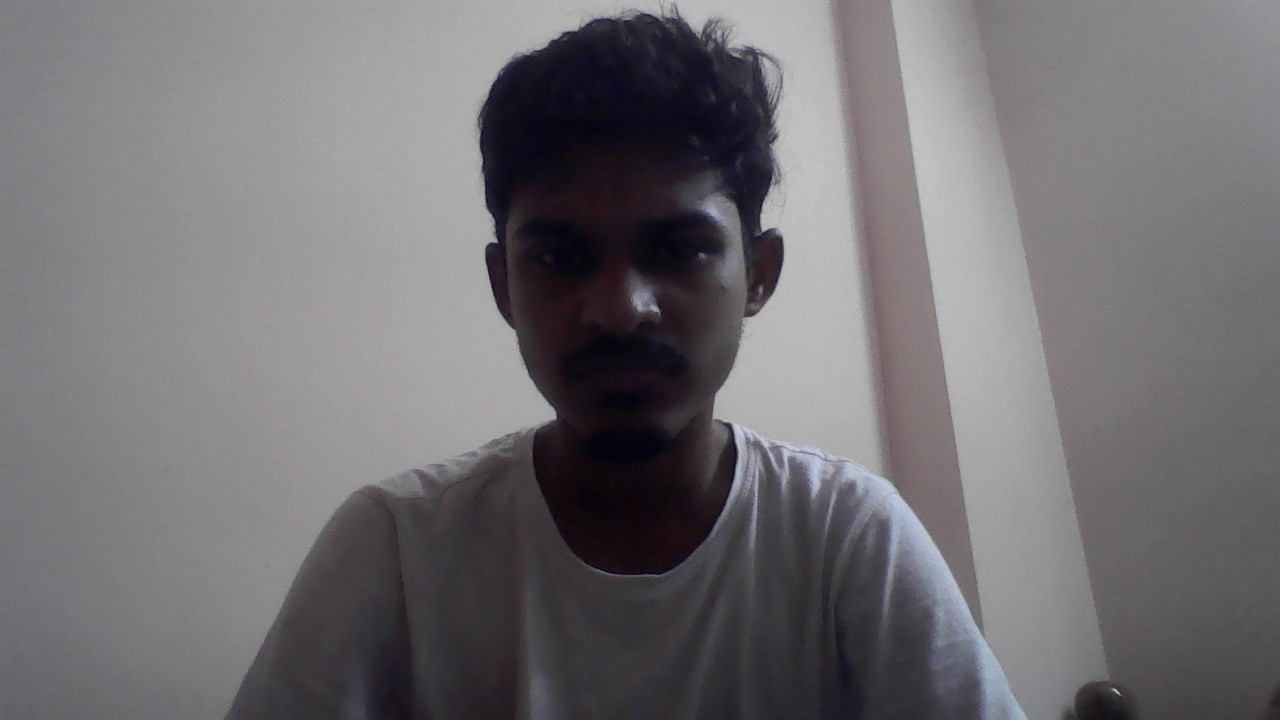
#> input picture arun.jpg, 1280 x 720 px
$ python testapp.py
#> lines starting #> are read from the running program, lines starting #| are printed output that depends on the picture; after the words box and inside, x2 and y2 are one past the last pixel; in counts of white or black regions, pixels touching at a corner belong together
import cv2

imagePath = 'arun.jpg'

img = cv2.imread(imagePath)
#> img is the input picture: shape (720, 1280, 3); mean B, G, R 113.6, 110.8, 112.9
gray_image = cv2.cvtColor(img, cv2.COLOR_BGR2GRAY)
face_classifier = cv2.CascadeClassifier(
    cv2.data.haarcascades + "haarcascade_frontalface_default.xml"
)
face = face_classifier.detectMultiScale(
    gray_image, scaleFactor=1.1, minNeighbors=5, minSize=(40, 40)
)
#> face = [[487, 148, 284, 284]]

for (x, y, w, h) in face:
    cv2.rectangle(img, (x, y), (x + w, y + h), (0, 255, 0), 4)
#> this loop made 1 pass
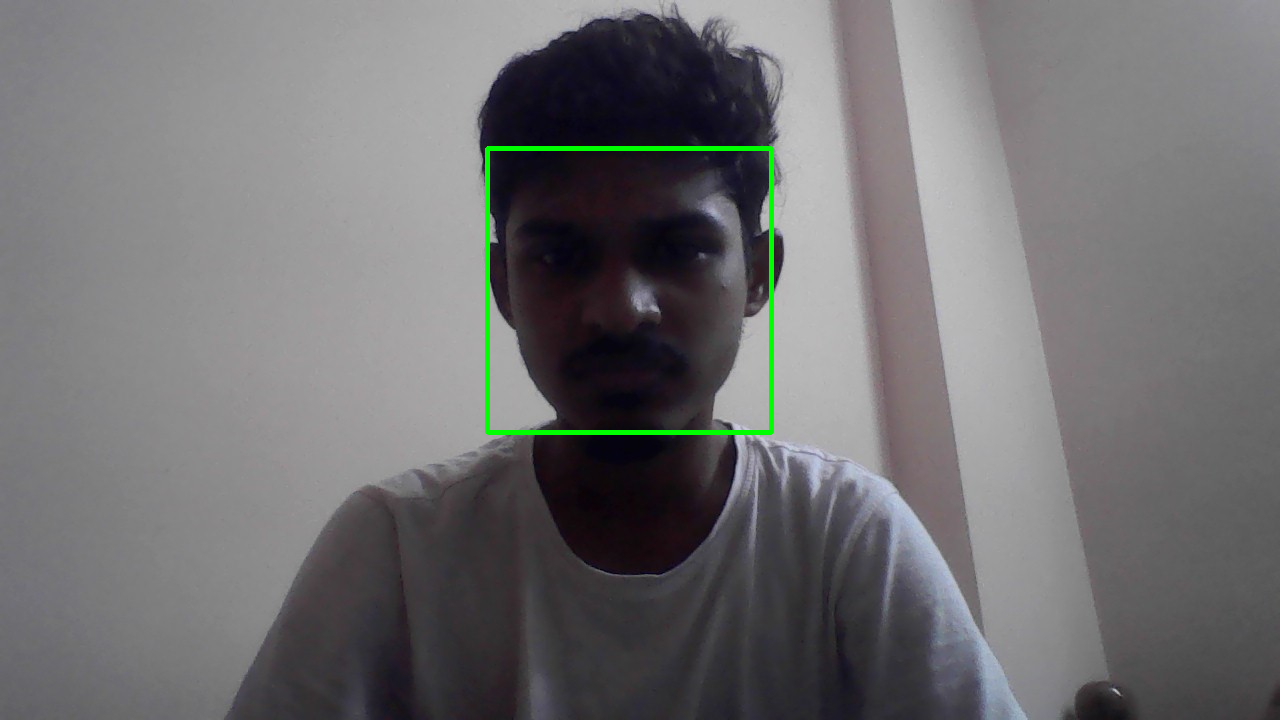
#> img: shape (720, 1280, 3); 0.62% of pixels changed, all inside (x1, y1, x2, y2) = (485, 146, 774, 435)

img_rgb = cv2.cvtColor(img, cv2.COLOR_BGR2RGB)

import matplotlib.pyplot as plt


plt.figure(figsize=(20,10))
plt.imshow(img_rgb)
plt.axis('off')
